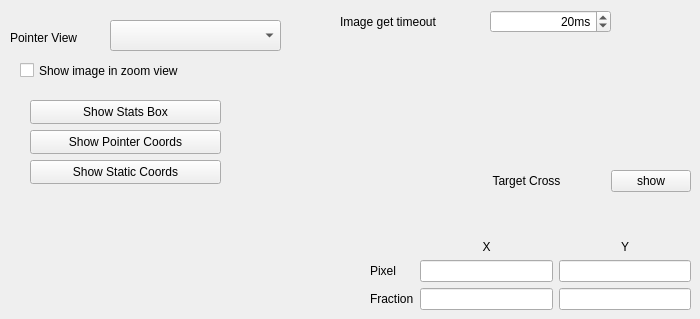
   <widget class="QWidget" name="tabSetup">
    <attribute name="title">
     <string>Setup</string>
    </attribute>
    <widget class="QCheckBox" name="ViewViewModecheckBox">
     <property name="geometry">
      <rect>
       <x>20</x>
       <y>60</y>
       <width>231</width>
       <height>21</height>
      </rect>
     </property>
     <property name="text">
      <string>Show image in zoom view</string>
     </property>
     <property name="checked">
      <bool>false</bool>
     </property>
    </widget>
    <widget class="QComboBox" name="pointerViewModecomboBox">
     <property name="geometry">
      <rect>
       <x>110</x>
       <y>20</y>
       <width>171</width>
       <height>31</height>
      </rect>
     </property>
    </widget>
    <widget class="QLabel" name="label">
     <property name="geometry">
      <rect>
       <x>10</x>
       <y>30</y>
       <width>101</width>
       <height>16</height>
      </rect>
     </property>
     <property name="text">
      <string>Pointer View</string>
     </property>
    </widget>
    <widget class="QSpinBox" name="imtimerspinBox">
     <property name="geometry">
      <rect>
       <x>490</x>
       <y>10</y>
       <width>121</width>
       <height>23</height>
      </rect>
     </property>
     <property name="alignment">
      <set>Qt::AlignRight|Qt::AlignTrailing|Qt::AlignVCenter</set>
     </property>
     <property name="suffix">
      <string>ms</string>
     </property>
     <property name="minimum">
      <number>1</number>
     </property>
     <property name="maximum">
      <number>3600000</number>
     </property>
     <property name="singleStep">
      <number>10</number>
     </property>
     <property name="value">
      <number>20</number>
     </property>
    </widget>
    <widget class="QLabel" name="label_2">
     <property name="geometry">
      <rect>
       <x>340</x>
       <y>12</y>
       <width>141</width>
       <height>20</height>
      </rect>
     </property>
     <property name="text">
      <string>Image get timeout</string>
     </property>
    </widget>
    <widget class="QPushButton" name="statsBoxButton">
     <property name="geometry">
      <rect>
       <x>30</x>
       <y>100</y>
       <width>191</width>
       <height>24</height>
      </rect>
     </property>
     <property name="text">
      <string>Show Stats Box</string>
     </property>
    </widget>
    <widget class="QPushButton" name="toolTipCoordsButton">
     <property name="geometry">
      <rect>
       <x>30</x>
       <y>130</y>
       <width>191</width>
       <height>24</height>
      </rect>
     </property>
     <property name="text">
      <string>Show Pointer Coords</string>
     </property>
    </widget>
    <widget class="QPushButton" name="staticCoordsButton">
     <property name="geometry">
      <rect>
       <x>30</x>
       <y>160</y>
       <width>191</width>
       <height>24</height>
      </rect>
     </property>
     <property name="text">
      <string>Show Static Coords</string>
     </property>
    </widget>
    <widget class="QWidget" name="verticalLayoutWidget">
     <property name="geometry">
      <rect>
       <x>370</x>
       <y>170</y>
       <width>321</width>
       <height>140</height>
      </rect>
     </property>
     <layout class="QVBoxLayout" name="vLayoutTargetCross">
      <item>
       <layout class="QHBoxLayout" name="hlTargetCross" stretch="1,2,1">
        <item>
         <spacer name="horizontalSpacer">
          <property name="orientation">
           <enum>Qt::Horizontal</enum>
          </property>
          <property name="sizeHint" stdset="0">
           <size>
            <width>40</width>
            <height>20</height>
           </size>
          </property>
         </spacer>
        </item>
        <item>
         <widget class="QLabel" name="labelTargetCross">
          <property name="text">
           <string>Target Cross</string>
          </property>
          <property name="alignment">
           <set>Qt::AlignCenter</set>
          </property>
         </widget>
        </item>
        <item>
         <widget class="QPushButton" name="buttonTargetCross">
          <property name="text">
           <string>show</string>
          </property>
         </widget>
        </item>
       </layout>
      </item>
      <item>
       <layout class="QGridLayout" name="gLayoutTargetCross">
        <item row="2" column="2">
         <widget class="QLineEdit" name="lineEditTargetFractionY"/>
        </item>
        <item row="1" column="1">
         <widget class="QLineEdit" name="lineEditTargetPixelX"/>
        </item>
        <item row="1" column="0">
         <widget class="QLabel" name="labelPixel">
          <property name="text">
           <string>Pixel</string>
          </property>
         </widget>
        </item>
        <item row="2" column="0">
         <widget class="QLabel" name="labelFraction">
          <property name="text">
           <string>Fraction</string>
          </property>
         </widget>
        </item>
        <item row="2" column="1">
         <widget class="QLineEdit" name="lineEditTargetFractionX"/>
        </item>
        <item row="0" column="2">
         <widget class="QLabel" name="labelTargetY">
          <property name="text">
           <string>Y</string>
          </property>
          <property name="alignment">
           <set>Qt::AlignBottom|Qt::AlignHCenter</set>
          </property>
         </widget>
        </item>
        <item row="0" column="1">
         <widget class="QLabel" name="labelTargetX">
          <property name="text">
           <string>X</string>
          </property>
          <property name="alignment">
           <set>Qt::AlignBottom|Qt::AlignHCenter</set>
          </property>
         </widget>
        </item>
        <item row="1" column="2">
         <widget class="QLineEdit" name="lineEditTargetPixelY"/>
        </item>
       </layout>
      </item>
     </layout>
    </widget>
   </widget>
